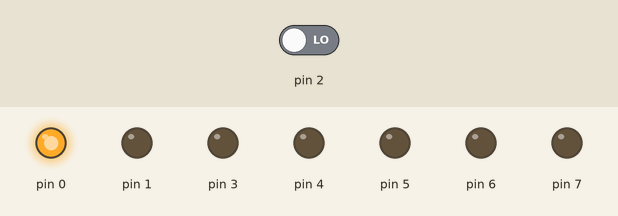
This sketch was run on a simulated Arduino Uno, built with avr-gcc and run on an emulated ATmega328P. On the bench: output pins drawn as LEDs (lit = HIGH). Inputs (shaded band) come from the test bench; at power-on: pin 2 LOW.

Above: at 0.8 s.
0.9 s: pin 2 driven HIGH
At 1.2 s:
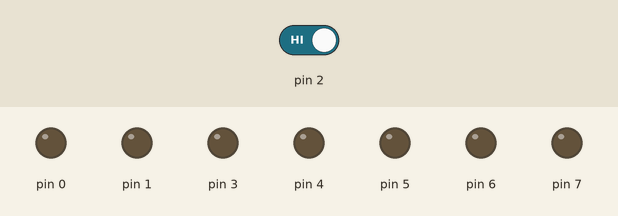
2.4 s: pin 2 driven LOW
At 3.7 s:
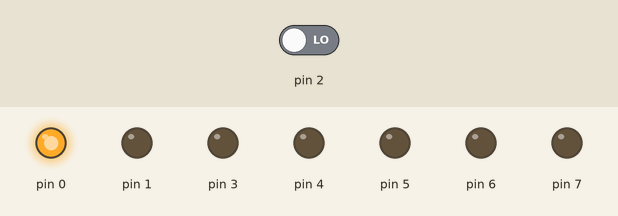
Timing chart, 0 to 5.4 s (numbered marks = the images above; inputs shaded):
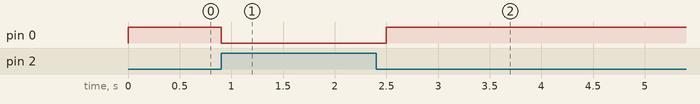

The sketch:

11.3.ino
```cpp
#include <avr/io.h>
#include <util/delay.h>
#define setbit(x,y) (x|=y)
#define checkbit(x,y)((x) & (y))
#define clearbit(x,y)(x&=~y)
#define bitn(p) (0x01<<p)

int main (void)
{
  DDRD = 0xFB;

  while(true){
    if (checkbit(PIND, bitn(2))){
      clearbit(PORTD, bitn(0));
      _delay_ms(200);
    }

    setbit(PORTD, bitn(0));
  }
}
```

Measured:
- after the input at 0.9 s, pin 0: HIGH → LOW at once
- after the input at 2.4 s, pin 0: goes on until 2.5 s, then stays HIGH
